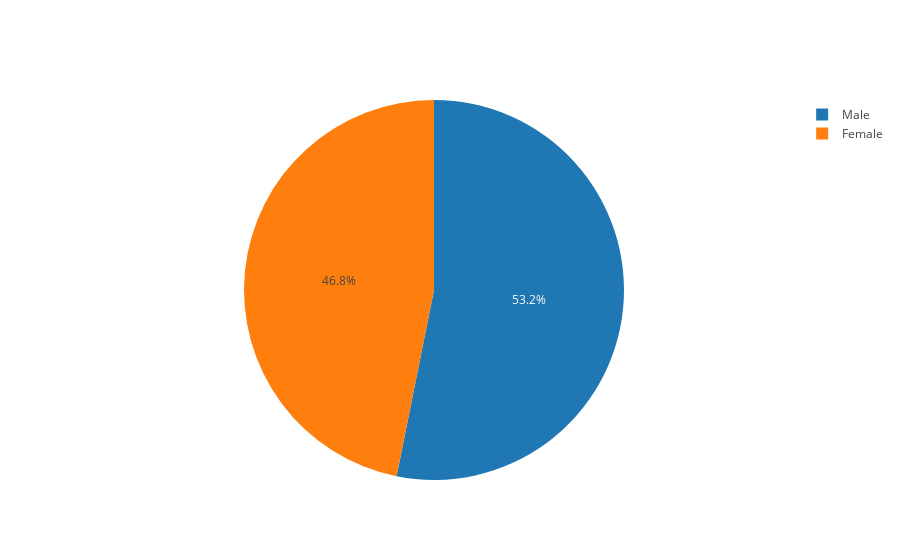

Source (notebook cell):
### Markdown cell above
## Rate of male-female for real test data
We can see accuracy of the our prediction

### Code cell
# Calculation of rate of raw test data
male_test=0
female_test=0
for i in y_test:
    if i == 0:
        male_test+=1
    else:
        female_test+=1

values = [male_test,female_test]
trace = go.Pie(labels=labels, values=values)
py.iplot([trace], filename='basic_pie_chart')

### Figure 1 — Plotly figure (JSON) as saved in the notebook; plotly's stock layout.template omitted (floating-point values rounded to 4 significant figures)
{"data": [{"labels": ["Male", "Female"], "type": "pie", "uid": "d92b6e24-1f11-4594-974e-96fc8e78708a", "values": [337, 297]}], "layout": {}}
